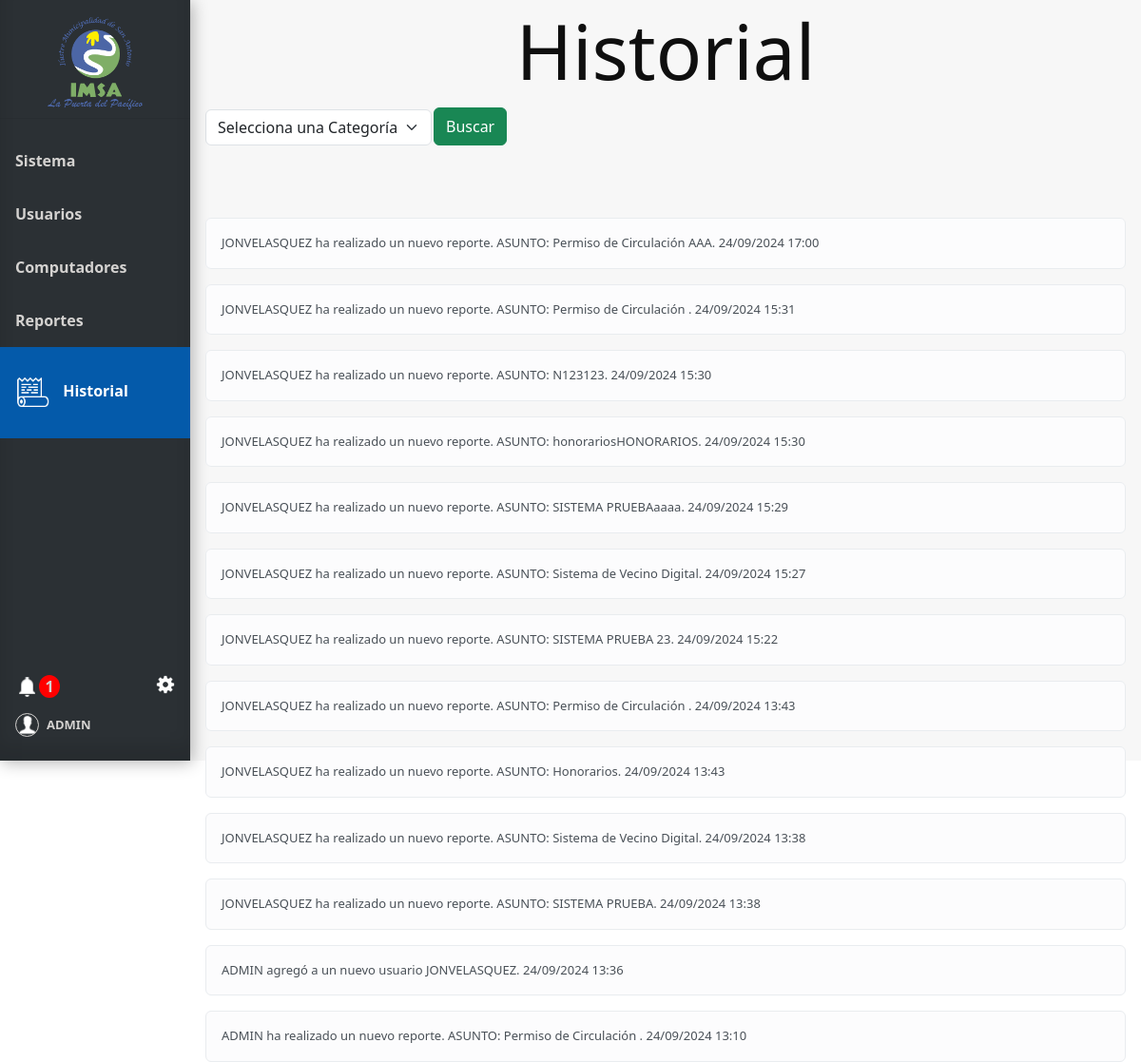
/historial (signed in), run on an earlier commit of the app's database.
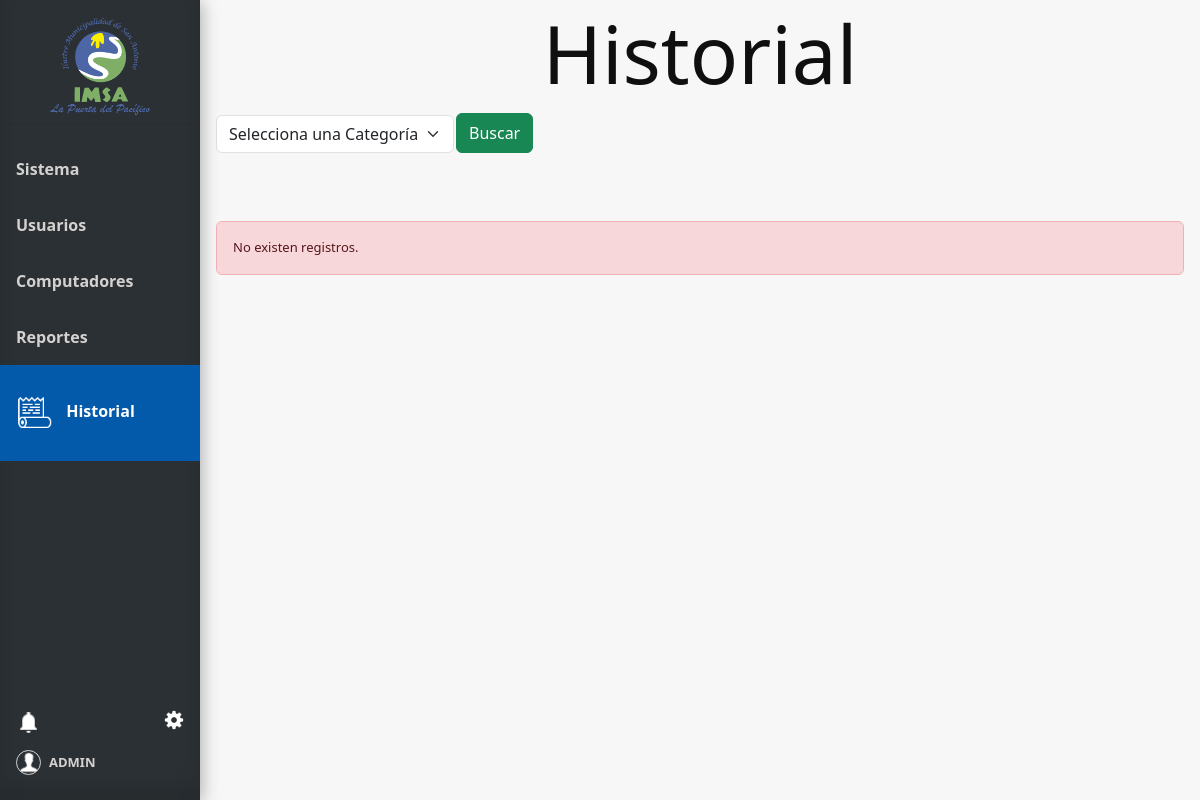
And on a later commit of the database.
### tables this page shows
CREATE TABLE Usuario (
    Id_usuario INTEGER PRIMARY KEY AUTOINCREMENT,
    Nombre_user VARCHAR(100),
    Email VARCHAR(100),
    Psw VARCHAR(100),
    id_tipo_usuario,
    FOREIGN KEY (id_tipo_usuario) REFERENCES Tipo_usuario(id_tipo_usuario)
);

CREATE TABLE Historial (
    Id_historial INTEGER PRIMARY KEY AUTOINCREMENT,
    usuario_historial VARCHAR(100),
    descripcion VARCHAR(100),
    fecha VARCHAR(100),
    id_categoria INTEGER,
    FOREIGN KEY (id_categoria) REFERENCES Categoria_Historial(id_categoria)
);

### app.py (the view, shortened to what this page needs)
@app.route('/historial', methods=['GET'])
@login_required
def historial():
    conn = get_db_connection()
    user=current_user
    num_notificaciones_totales = get_total_notifications(user.id)
    info_notificaciones = get_info_notifications(user.id)
    try:
        categoria_id = request.args.get('categoria')
        categorias = conn.execute("SELECT * FROM Categoria_historial").fetchall()
        registros = conn.execute("SELECT * FROM Historial ORDER BY fecha DESC").fetchall()
        return render_template('historial.html', registros=registros, categorias=categorias,  user=user, num_notificaciones_totales=num_notificaciones_totales, info_notificaciones=info_notificaciones)
    except Exception as e:
        flash(f"Error: {str(e)}", "danger")
    finally:
        conn.close()

### app.py (called while the page is built)
@login_manager.user_loader
def load_user(user_id):
    return Usuario.get_by_id(user_id)

def get_db_connection():
    conn = sqlite3.connect('database.db')
    conn.row_factory = sqlite3.Row
    return conn

def get_total_notifications(user_id):
    conn = get_db_connection()
    total_notifications = conn.execute(
        'SELECT COUNT(*) FROM Notificaciones WHERE id_usuario = ?  AND leido = false',
        (user_id,)
    ).fetchone()[0]
    conn.close()
    return total_notifications

def get_info_notifications(user_id):
    conn = get_db_connection()
    info_notifiaciones= conn.execute(
        'SELECT * FROM Notificaciones WHERE id_usuario = ? ORDER BY id_notificacion DESC LIMIT 6',
        (user_id,)
    ).fetchall()
    conn.close()
    return info_notifiaciones

### model.py (called while the page is built)
def get_db_connection():
    conn = sqlite3.connect('database.db')
    conn.row_factory = sqlite3.Row
    return conn

    @staticmethod
    def get_by_id(id_usuario):
        conn = get_db_connection()
        user_data = conn.execute('SELECT * FROM Usuario WHERE Id_usuario = ?', (id_usuario,)).fetchone()
        conn.close()
        if user_data:
            return Usuario(user_data['Id_usuario'], user_data['Nombre_user'], user_data['Email'], user_data['psw'])
        return None

### templates/historial.html (shortened to what this page needs)
{% extends 'base.html' %}
{% block head %}
<link rel="stylesheet" href="{{ url_for('static', filename='css/style_historial.css') }}">
{% endblock %}
{% block content %}
<h1 class="block-effect" style="--td:0.3s">
    <div class="block-reveal" style="--bc: #2b3034; --d: 0.5s">Historial</div>
</h1>
<div class="head">
    <form method="get" action="{{ url_for('historial') }}" id="filtro-form">
        <div class="doble-filtro-sistema">
            <div>
                <div class="filtro">
                    <select class="form-select form-select-bg" name="categoria" aria-label="Selecciona una Categoría">
                        <option value="">Selecciona una Categoría</option>
                    </select>
                </div>
            </div>
            <button class="btn btn-success" type="button" id="filtro-boton">Buscar</button>
        </div>
    </form>
</div>
{% if registros or historial_data %}
<div class="mt-3">
    {% for registro in (registros or historial_data) %}
    <div class="alert alert-light" role="alert">
        {{ registro['usuario_historial'] }} {{ registro['descripcion'] }}
    </div>
    {% endfor %}
</div>
{% else %}
<div class="alert alert-danger" role="alert">
    No existen registros.
</div>
{% endif %}
{% endblock %}

### templates/base.html (shortened to what this page needs)
<!doctype html>
<html lang="es">
<head>
  {% block head %} {% endblock %}
  <link rel="stylesheet" href="{{ url_for('static', filename='css/style_base.css') }}">
  <link rel="stylesheet" href="{{ url_for('static', filename='css/style_ajustes.css') }}">
  <link href="https://cdn.jsdelivr.net/npm/bootstrap@5.3.3/dist/css/bootstrap.min.css" rel="stylesheet"
>
</head>
<body>
  <div class="sidebar" style="display: flex; flex-direction: column; height: 100vh;">
    <div class="tituloMenu">
      <img src="{{ url_for('static', filename='img/logo.png') }}" alt="Logo-IMSA" width="100px">
    </div>
    <hr>
    <a href="{{ url_for('index') }}" class="slide_right {% if request.endpoint == 'index' %}active{% endif %}">
      <b id="menu-link">Sistema</b>
    </a>
    <a href="{{ url_for('usuarios') }}" class="slide_right {% if request.endpoint == 'usuarios' %}active{% endif %}">
      <b id="menu-link">Usuarios</b>
    </a>
    <a href="{{ url_for('computadores') }}"
      class="slide_right {% if request.endpoint == 'computadores' %}active{% endif %}">
      <b id="menu-link">Computadores</b>
    </a>
    <a href="{{ url_for('reportes') }}" class="slide_right {% if request.endpoint == 'reportes' %}active{% endif %}">
      <b id="menu-link">Reportes</b>
    </a>
    <a href="{{ url_for('historial') }}" class="slide_right {% if request.endpoint == 'historial' %}active{% endif %}">
      <img id="icon-historial" class="menu-icon {% if request.endpoint == 'historial' %}show{% endif %}"
        src="{{ url_for('static', filename='img/icon-historial.png') }}" alt="icon-documentos">
      <b id="menu-link">Historial</b>
    </a>
    <div class="menuAbajo">
      <div class="ajuste_notificacion">
        <div class="notificacion">
          <a href="" class="icon" data-bs-toggle="modal" data-bs-target="#ModalNotifiaciones">
            <img id="icon-campana" src="{{ url_for('static', filename='img/icon-campana.png') }}" alt="logoCampana">
            <div>
              {% if num_notificaciones_totales > 0 %}
              <strong id="numero_notificacion">{{ num_notificaciones_totales }}</strong>
              {% endif %}
            </div>
          </a>
        </div>
        <div class="ajustes">
          <a href="" class="icon" data-bs-toggle="modal" data-bs-target="#ModalAjustes">
            <img async id="icon-ajuste" src="{{ url_for('static', filename='img/icon-ajuste.png') }}" alt="logoAjuste" ></a>
        </div>
      </div>
      <div class="bodyCuenta">
        <a href="#" id="cuenta">
          <img id="icon-cuenta" src="{{ url_for('static', filename='img/icon-usuario.png') }}" alt="">
          <b style="font-size: small;">{{ user.nombre_usuario}}</b>
        </a>
      </div>
  </div>
  </div>
  <div class="content">
    {% block content %}
    {% endblock %}
  </div>
</body>
</html>

### static/css/style_historial.css (style rules this page uses)
.alert { width: 100%; font-size: small; }

### static/css/style_base.css (style rules this page uses)
body { margin: 0; font-family: "Lato", sans-serif; background-color: #2b3034; height: 100vh; }
.content { background-color: #f7f7f7; height: 100vh; }
*, *::before, *::after { margin: 0; padding: 0; box-sizing: border-box; }
.block-effect { font-size: calc(8px + 6vw); }
.block-reveal { --t: calc(var(--td) + var(--d)); color: transparent; padding: 4px; position: relative; overflow: hidden; animation: revealBlock 0s var(--t) forwards; }
.block-reveal::after { content: ''; width: 0%; height: 100%; padding-bottom: 4px; position: absolute; top: 0; left: 0; background: var(--bc); animation: revealingIn var(--td) var(--d) forwards, revealingOut var(--td) var(--t) forwards; }
h1 { text-align: center; }
.tituloMenu { display: flex; flex-direction: column; margin-top: 10px; margin-bottom: 10px; align-items: center; height: 11%; }
.sidebar { margin: 0; padding: 0; width: 200px; background-color: #2b3034; position: fixed; height: 100%; overflow: auto; box-shadow: inset 0 -1em 1em rgba(0, 0, 0, 0.1), 0.1em 0.1em 1em rgba(0, 0, 0, 0.3); }
.sidebar>a { display: flex; align-items: center; color: #d4d2d0; padding: 16px; text-decoration: none; display: inline-block; cursor: pointer; box-shadow: inset 0 0 0 0 #00213e; -webkit-transition: ease-out 0.4s; -moz-transition: ease-out 0.4s; transition: ease-out 0.4s; }
.sidebar>a.active { background-color: #045aaa; color: white; padding-top: 15%; padding-bottom: 15%; }
div.content { margin-left: 200px; padding: 1px 16px; height: 100%; }
.menu-icon { display: none; width: 36px; margin-right: 10px; }
#menu-link { margin: 15px 0px 15px 0px; }
.sidebar a.active .menu-icon, .sidebar a:hover .menu-icon { display: inline-block; }
.menuAbajo { display: flex; margin-top: auto; color: #d4d2d0; padding: 16px 16px 25px 16px; flex-direction: column; }
.menuAbajo a { color: #d4d2d0; text-decoration: none; cursor: pointer; }
.bodyCuenta { width: 80%; display: flex; justify-content: start; align-content: center; }
#cuenta { display: flex; align-items: center; }
#icon-cuenta { width: 25px; border: solid 1px; border-radius: 50%; margin-right: 8px; }
#icon-ajuste { width: 20px; }
.ajuste_notificacion { display: flex; flex-direction: row; justify-content: space-between; width: 100%; margin-bottom: 10px; }
.ajustes { display: flex; align-items: start; }
.ajustes img { padding-bottom: 10px; }
.notificacion a { display: flex; flex-direction: row; }
.icon { transition-duration: 0.3s; -webkit-tap-highlight-color: rgba(0, 0, 0, 0); transform: translateZ(0); box-shadow: 0 0 1px rgba(0, 0, 0, 0); }
#icon-campana { width: 25px; height: 25px; }
.head { height: 100px; }
.filtro { margin-top: 1%; padding-right: 1%; display: flex; flex-direction: row; width: 100%; }
#filtro-form { width: 100%; }
.doble-filtro-sistema { width: 100%; display: flex; flex-direction: row; }

What changed in the data, as far as the page shows it:
removed Historial: usuario_historial "JONVELASQUEZ", descripcion "ha realizado un nuevo reporte. ASUNTO: Permiso de Circulación AAA. 24/09/2024 17:00"
removed Historial: usuario_historial "JONVELASQUEZ", descripcion "ha realizado un nuevo reporte. ASUNTO: Permiso de Circulación . 24/09/2024 15:31"
removed Historial: usuario_historial "JONVELASQUEZ", descripcion "ha realizado un nuevo reporte. ASUNTO: N123123. 24/09/2024 15:30"
removed Historial: usuario_historial "JONVELASQUEZ", descripcion "ha realizado un nuevo reporte. ASUNTO: honorariosHONORARIOS. 24/09/2024 15:30"
removed Historial: usuario_historial "JONVELASQUEZ", descripcion "ha realizado un nuevo reporte. ASUNTO: SISTEMA PRUEBAaaaa. 24/09/2024 15:29"
removed Historial: usuario_historial "JONVELASQUEZ", descripcion "ha realizado un nuevo reporte. ASUNTO: Sistema de Vecino Digital. 24/09/2024 15:27"
removed Historial: usuario_historial "JONVELASQUEZ", descripcion "ha realizado un nuevo reporte. ASUNTO: SISTEMA PRUEBA 23. 24/09/2024 15:22"
removed Historial: usuario_historial "JONVELASQUEZ", descripcion "ha realizado un nuevo reporte. ASUNTO: Permiso de Circulación . 24/09/2024 13:43"
removed Historial: usuario_historial "JONVELASQUEZ", descripcion "ha realizado un nuevo reporte. ASUNTO: Honorarios. 24/09/2024 13:43"
removed Historial: usuario_historial "JONVELASQUEZ", descripcion "ha realizado un nuevo reporte. ASUNTO: Sistema de Vecino Digital. 24/09/2024 13:38"
removed Historial: usuario_historial "JONVELASQUEZ", descripcion "ha realizado un nuevo reporte. ASUNTO: SISTEMA PRUEBA. 24/09/2024 13:38"
removed Historial: usuario_historial "ADMIN", descripcion "agregó a un nuevo usuario JONVELASQUEZ. 24/09/2024 13:36"
removed Historial: usuario_historial "ADMIN", descripcion "ha realizado un nuevo reporte. ASUNTO: Permiso de Circulación . 24/09/2024 13:10"
Also different on the page:
{{ num_notificaciones_totales }}: "1" → (not shown)
text now shown: "No existen registros."
